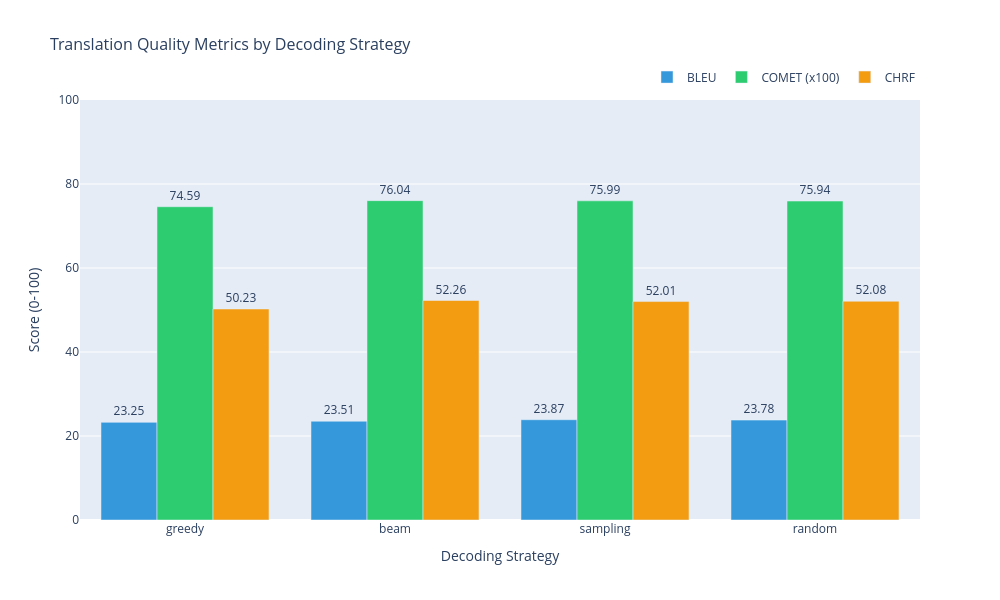

This figure's notebook cell:
### Code cell
# Plot the results for BLEU COMET and CHRF for each decoding strategy
import plotly.graph_objects as go

# Extract data
strategies = list(results.keys())
bleu_scores = [results[s]['bleu'] for s in strategies]
comet_scores = [results[s]['comet'] * 100 for s in strategies]  # Scale COMET to 0-100
chrf_scores = [results[s]['chrf'] for s in strategies]

# Create figure with grouped bars
fig = go.Figure()

# Add BLEU bars
fig.add_trace(go.Bar(
    name='BLEU',
    x=strategies,
    y=bleu_scores,
    text=[f'{score:.2f}' for score in bleu_scores],
    textposition='outside',
    marker_color='#3498db'
))

# Add COMET bars (scaled x100)
fig.add_trace(go.Bar(
    name='COMET (x100)',
    x=strategies,
    y=comet_scores,
    text=[f'{score:.2f}' for score in comet_scores],
    textposition='outside',
    marker_color='#2ecc71'
))

# Add CHRF bars
fig.add_trace(go.Bar(
    name='CHRF',
    x=strategies,
    y=chrf_scores,
    text=[f'{score:.2f}' for score in chrf_scores],
    textposition='outside',
    marker_color='#f39c12'
))

# Update layout
fig.update_layout(
    title='Translation Quality Metrics by Decoding Strategy',
    title_font_size=16,
    xaxis_title='Decoding Strategy',
    yaxis_title='Score (0-100)',
    barmode='group',
    yaxis=dict(range=[0, 100]),
    height=600,
    width=1000,
    legend=dict(
        orientation="h",
        yanchor="bottom",
        y=1.02,
        xanchor="right",
        x=1
    )
)

fig.show()

### Figure 1 — Plotly figure (JSON) as saved in the notebook; plotly's stock layout.template omitted (floating-point values rounded to 4 significant figures)
{"data": [{"marker": {"color": "#3498db"}, "name": "BLEU", "text": ["23.25", "23.51", "23.87", "23.78"], "textposition": "outside", "type": "bar", "x": ["greedy", "beam", "sampling", "random"], "y": [23.25, 23.51, 23.87, 23.78]}, {"marker": {"color": "#2ecc71"}, "name": "COMET (x100)", "text": ["74.59", "76.04", "75.99", "75.94"], "textposition": "outside", "type": "bar", "x": ["greedy", "beam", "sampling", "random"], "y": [74.59, 76.04, 75.99, 75.94]}, {"marker": {"color": "#f39c12"}, "name": "CHRF", "text": ["50.23", "52.26", "52.01", "52.08"], "textposition": "outside", "type": "bar", "x": ["greedy", "beam", "sampling", "random"], "y": [50.23, 52.26, 52.01, 52.08]}], "layout": {"barmode": "group", "height": 600, "legend": {"orientation": "h", "x": 1, "xanchor": "right", "y": 1.02, "yanchor": "bottom"}, "title": {"font": {"size": 16}, "text": "Translation Quality Metrics by Decoding Strategy"}, "width": 1000, "xaxis": {"title": {"text": "Decoding Strategy"}}, "yaxis": {"range": [0, 100], "title": {"text": "Score (0-100)"}}}}
